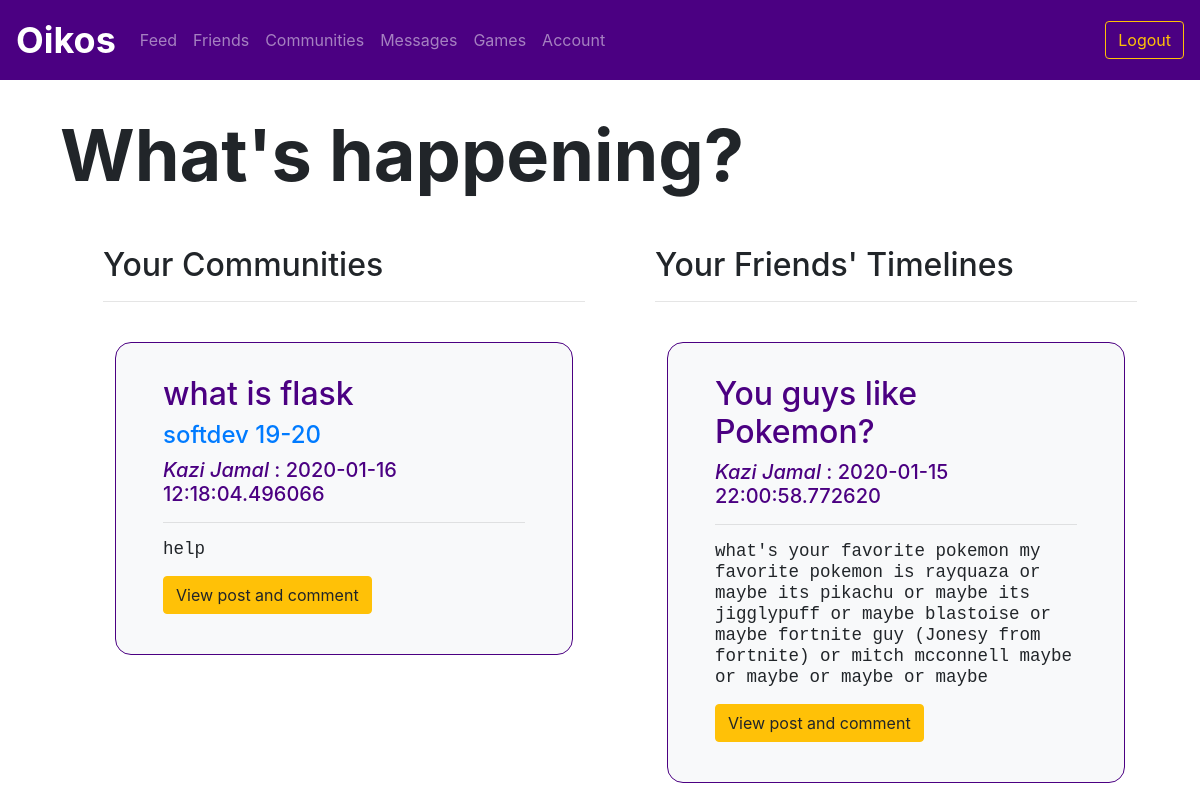
/feed (signed in), run on the app's committed database.
### utl/models.py (models this page shows)
class Post(db.Model):
    postID = db.Column(db.Integer, primary_key=True)
    communityID = db.Column(db.Integer, nullable=True)
    userID = db.Column(db.Integer, nullable=False)
    title = db.Column(db.Text, nullable=False)
    content = db.Column(db.Text, nullable=False)
    timestamp = db.Column(db.DateTime, nullable=False, default=datetime.utcnow)

class Community(db.Model):
    communityID = db.Column(db.Integer, primary_key=True)
    name = db.Column(db.Text, nullable=False)
    description = db.Column(db.Text, nullable=False)

class User(db.Model):
    userID = db.Column(db.Integer, primary_key=True)
    email = db.Column(db.Text, unique=True, nullable=False)
    password = db.Column(db.Text, nullable=False)
    firstName = db.Column(db.Text, nullable=False)
    lastName = db.Column(db.Text, nullable=False)
    displayName = db.Column(db.Text, nullable=False)
    grade = db.Column(db.Text, nullable=False)

### app.py (the view)
@app.route("/feed")
@login_required
def feed():
    communitypost_data = feedfunctions.getCommunityPosts(session['userID'])
    communityposts = {}
    for post in communitypost_data:
        communityposts[post] = []
        communityposts[post].append(postsfunctions.getCreator(post.postID))
        communityposts[post].append(communitiesfunctions.getCommunity(post.communityID))
    timelinepost_data = feedfunctions.getTimelinePosts(session['userID'])
    timelineposts = {}
    for post in timelinepost_data:
        timelineposts[post] = postsfunctions.getCreator(post.postID)
    return render_template("feed.html", communityposts=communityposts, timelineposts=timelineposts)

### app.py (called while the page is built)
def login_required(f):
    @wraps(f)
    def decorated_function(*args, **kwargs):
        if "userID" not in session:
            return redirect(url_for('login'))
        return f(*args, **kwargs)
    return decorated_function

### utl/communities.py (called while the page is built)
def getCommunity(communityID):
    community = Community.query.filter_by(communityID=communityID).first()
    return community

### utl/feed.py (called while the page is built)
def getCommunityPosts(userID):
    members = Member.query.filter_by(userID=userID).all()
    communityID = []
    for member in members:
        communityID.append(member.communityID)
    posts = Post.query.filter(Post.communityID.in_(communityID)).order_by(Post.timestamp.desc())
    return posts

def getTimelinePosts(userID):
    friends = Friend.query.filter_by(userID=userID)
    friendID = []
    for friend in friends:
        friendID.append(friend.friendID)
    posts = Post.query.filter(Post.communityID==None, Post.userID.in_(friendID)).order_by(Post.timestamp.desc())
    return posts

### utl/posts.py (called while the page is built)
def getCreator(postID):
    post = Post.query.filter_by(postID=postID).first()
    userID = post.userID
    user = User.query.filter_by(userID=userID).first()
    return user

### templates/feed.html (shortened to what this page needs)
{% extends "logbase.html" %}
{% block body %}
<div class="content">
     <h1 class="display-3" style="font-weight: 700; padding-left: 5vw; padding-top: 5vh;">What's happening?</h1>
</div>
<div class="row m-5">
    <div class="col-md-6">
        <ul>
            <h2>Your Communities</h2>
            <hr>
            {% for post in communityposts %}
            <div class="row" style="margin-left: 1vw; margin-right: 1vw; margin-top: 5vh;">
                <div class="container bg-light border border-primary" style="padding: 2em; border-radius: 1em;">
                    <div class="col">
                        <h2>{{ post.title }}</h2>
                        <h4><a href="community/{{ communityposts[post][1].communityID }}">{{ communityposts[post][1].name }}</a></h4>
                        <h5> <i>{{ communityposts[post][0].displayName }}</i> : {{ post.timestamp }}<h5>
                        <hr>
                        <pre>{{ post.content }}</pre>
                        <a href="/post/{{ post.postID }}" class="btn btn-warning">View post and comment</a>
                    </div>
                </div>
            </div>
            {% endfor %}
        </ul>
    </div>
    <div class="col-md-6">
        <ul>
            <h2>Your Friends' Timelines</h2>
            <hr>
            {% for post in timelineposts %}
            <div class="row" style="margin-left: 1vw; margin-right: 1vw; margin-top: 5vh;">
                <div class="container bg-light border border-primary" style="padding: 2em; border-radius: 1em;">
                    <div class="col">
                        <h2>{{ post.title }}</h2>
                        <h5> <i>{{ timelineposts[post].displayName }}</i> : {{ post.timestamp }}<h5>
                        <hr>
                        <pre>{{ post.content }}</pre>
                        <a href="/post/{{ post.postID }}" class="btn btn-warning">View post and comment</a>
                    </div>
                </div>
            </div>
            {% endfor %}
        </ul>
    </div>
</div>
{% endblock %}

### templates/logbase.html
{% extends "base.html" %}
{% block profile %}
<li class="nav-item">
    <a class="nav-item nav-link" href="/feed">Feed</a></li>
<li class="nav-item">
    <a class="nav-item nav-link" href="/friends">Friends</a></li>
<li class="nav-item">
    <a class="nav-item nav-link" href="/communities">Communities</a></li>
<li class="nav-item">
    <a class="nav-item nav-link" href="/messages">Messages</a></li>
<li class="nav-item">
    <a class="nav-item nav-link" href="/game">Games</a></li>
<li class="nav-item">
    <a class="nav-item nav-link" href="/me">Account</a></li>
{% endblock %}
{% block loginoptions %}
<form class="form-inline my-2 my-lg-0" action="/logout">
    <button class="btn btn-outline-warning my-2 my-sm-0" type="submit">Logout</button>
</form>
{% endblock %}

### templates/base.html (shortened to what this page needs)
<!DOCTYPE html>
  <html>
  <head>
    <link rel="stylesheet" href="https://stackpath.bootstrapcdn.com/bootstrap/4.4.1/css/bootstrap.min.css"
>
    <link rel="stylesheet" href="{{ url_for('static', filename='css/style.css') }}">
  </head>
  <body>
      <header>
        <nav class="navbar fixed-top navbar-expand-lg navbar-dark bg-primary">
        <a class="navbar-brand" href="/dashboard"><b>Oikos</b></a>
        <div class="collapse navbar-collapse" id="navbarContent">
          <ul class="navbar-nav mr-auto">
            {% block profile %}{% endblock %}
          </ul>
          {% block loginoptions %} {% endblock %}
        </div>
    </nav>
    <br>
    <br>
    <br>
</header>
    {% block body %} {% endblock %}
  </body>
</html>

### static/css/style.css (style rules this page uses)
.bg-primary { background-color: indigo !important; }
.border-primary { color: indigo !important; }
.nav-item { color: white; }
.navbar .navbar-brand { font-size: 36px; }
.border-primary { border-color: indigo !important; }
pre { white-space: pre-wrap; word-wrap: break-word; }

### data on the page
Post: title "what is flask", timestamp "2020-01-16 12:18:04.496066", content "help"
Community: name "softdev 19-20"
User: displayName "Kazi Jamal"
Post: title "You guys like Pokemon?", timestamp "2020-01-15 22:00:58.772620", content "what's your favorite pokemon my favorite pokemon is rayquaza or maybe its pikachu or maybe its jigglypuff or maybe blastoise or maybe fortnite guy (Jonesy from fortnite) or mitch mcconnell maybe or maybe or maybe or maybe…"
